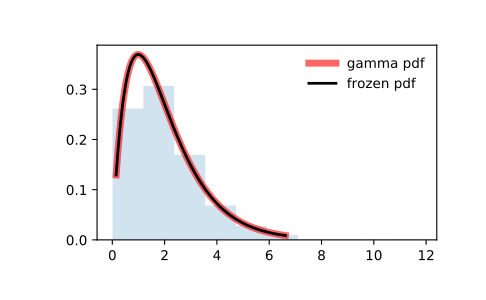

Here is the Python script that generated this plot:
from scipy.stats import gamma
import matplotlib.pyplot as plt
fig, ax = plt.subplots(1, 1)

# Calculate a few first moments:

a = 1.99
mean, var, skew, kurt = gamma.stats(a, moments='mvsk')

# Display the probability density function (``pdf``):

x = np.linspace(gamma.ppf(0.01, a),
                gamma.ppf(0.99, a), 100)
ax.plot(x, gamma.pdf(x, a),
       'r-', lw=5, alpha=0.6, label='gamma pdf')

# Alternatively, the distribution object can be called (as a function)
# to fix the shape, location and scale parameters. This returns a "frozen"
# RV object holding the given parameters fixed.

# Freeze the distribution and display the frozen ``pdf``:

rv = gamma(a)
ax.plot(x, rv.pdf(x), 'k-', lw=2, label='frozen pdf')

# Check accuracy of ``cdf`` and ``ppf``:

vals = gamma.ppf([0.001, 0.5, 0.999], a)
np.allclose([0.001, 0.5, 0.999], gamma.cdf(vals, a))
# True

# Generate random numbers:

r = gamma.rvs(a, size=1000)

# And compare the histogram:

ax.hist(r, density=True, histtype='stepfilled', alpha=0.2)
ax.legend(loc='best', frameon=False)
plt.show()
